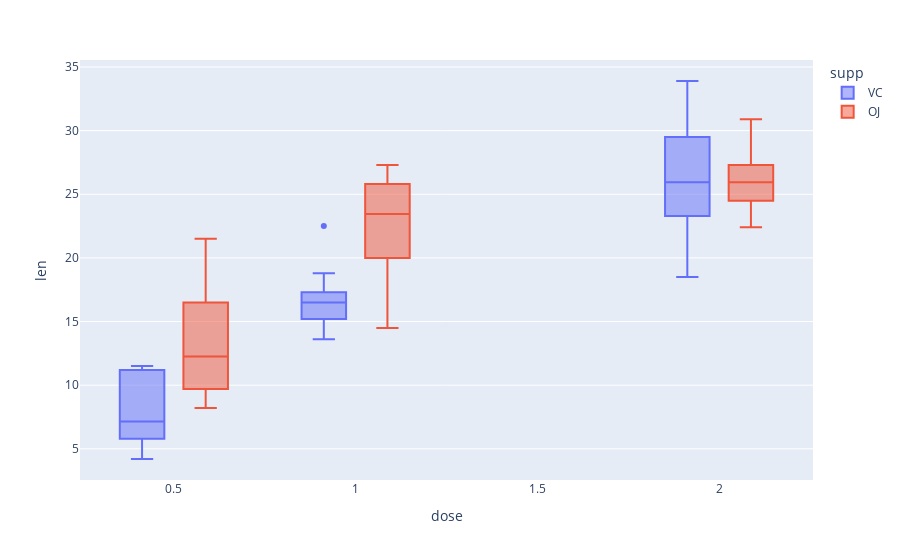

The code cell stored with this chart in its notebook:
### Markdown cell above
Create a **boxplot** (`with px do box`) with `dose` as X, `len` as Y, and color as `supp`

### Code cell
px.box(dataframe,x="dose",y="len",color="supp")

#<xml xmlns="https://developers.google.com/blockly/xml"><variables><variable id="k#w4n=KvP~*sLy*OW|Jl">px</variable><variable id="B5p-Xul6IZ.0%nd96oa%">dataframe</variable></variables><block type="varDoMethod" id="O07?sQIdula@ap]/9Ogq" x="38" y="59"><mutation items="4"></mutation><field name="VAR" id="k#w4n=KvP~*sLy*OW|Jl">px</field><field name="MEMBER">box</field><data>px:box</data><value name="ADD0"><block type="variables_get" id="UE)!btph,4mdjsf[F37|"><field name="VAR" id="B5p-Xul6IZ.0%nd96oa%">dataframe</field></block></value><value name="ADD1"><block type="dummyOutputCodeBlock" id="~L)yq!Jze#v9R[^p;2{O"><field name="CODE">x="dose"</field></block></value><value name="ADD2"><block type="dummyOutputCodeBlock" id="yu5^$n1zXY3)#RcRx:~;"><field name="CODE">y="len"</field></block></value><value name="ADD3"><block type="dummyOutputCodeBlock" id="aCZ,k0LzStF1D(+SB2%A"><field name="CODE">color="supp"</field></block></value></block></xml>

### Figure 1 — Plotly figure (JSON) as saved in the notebook; plotly's stock layout.template omitted (floating-point values rounded to 4 significant figures)
{"data": [{"alignmentgroup": "True", "hovertemplate": "supp=VC<br>dose=%{x}<br>len=%{y}<extra></extra>", "legendgroup": "VC", "marker": {"color": "#636efa"}, "name": "VC", "notched": false, "offsetgroup": "VC", "orientation": "v", "showlegend": true, "type": "box", "x": [0.5, 0.5, 0.5, 0.5, 0.5, 0.5, 0.5, 0.5, 0.5, 0.5, 1.0, 1.0, 1.0, 1.0, 1.0, 1.0, 1.0, 1.0, 1.0, 1.0, 2.0, 2.0, 2.0, 2.0, 2.0, 2.0, 2.0, 2.0, 2.0, 2.0], "x0": " ", "xaxis": "x", "y": [4.2, 11.5, 7.3, 5.8, 6.4, 10.0, 11.2, 11.2, 5.2, 7.0, 16.5, 16.5, 15.2, 17.3, 22.5, 17.3, 13.6, 14.5, 18.8, 15.5, 23.6, 18.5, 33.9, 25.5, 26.4, 32.5, 26.7, 21.5, 23.3, 29.5], "y0": " ", "yaxis": "y"}, {"alignmentgroup": "True", "hovertemplate": "supp=OJ<br>dose=%{x}<br>len=%{y}<extra></extra>", "legendgroup": "OJ", "marker": {"color": "#EF553B"}, "name": "OJ", "notched": false, "offsetgroup": "OJ", "orientation": "v", "showlegend": true, "type": "box", "x": [0.5, 0.5, 0.5, 0.5, 0.5, 0.5, 0.5, 0.5, 0.5, 0.5, 1.0, 1.0, 1.0, 1.0, 1.0, 1.0, 1.0, 1.0, 1.0, 1.0, 2.0, 2.0, 2.0, 2.0, 2.0, 2.0, 2.0, 2.0, 2.0, 2.0], "x0": " ", "xaxis": "x", "y": [15.2, 21.5, 17.6, 9.7, 14.5, 10.0, 8.2, 9.4, 16.5, 9.7, 19.7, 23.3, 23.6, 26.4, 20.0, 25.2, 25.8, 21.2, 14.5, 27.3, 25.5, 26.4, 22.4, 24.5, 24.8, 30.9, 26.4, 27.3, 29.4, 23.0], "y0": " ", "yaxis": "y"}], "layout": {"boxmode": "group", "legend": {"title": {"text": "supp"}, "tracegroupgap": 0}, "margin": {"t": 60}, "xaxis": {"anchor": "y", "domain": [0, 1], "title": {"text": "dose"}}, "yaxis": {"anchor": "x", "domain": [0, 1], "title": {"text": "len"}}}}
